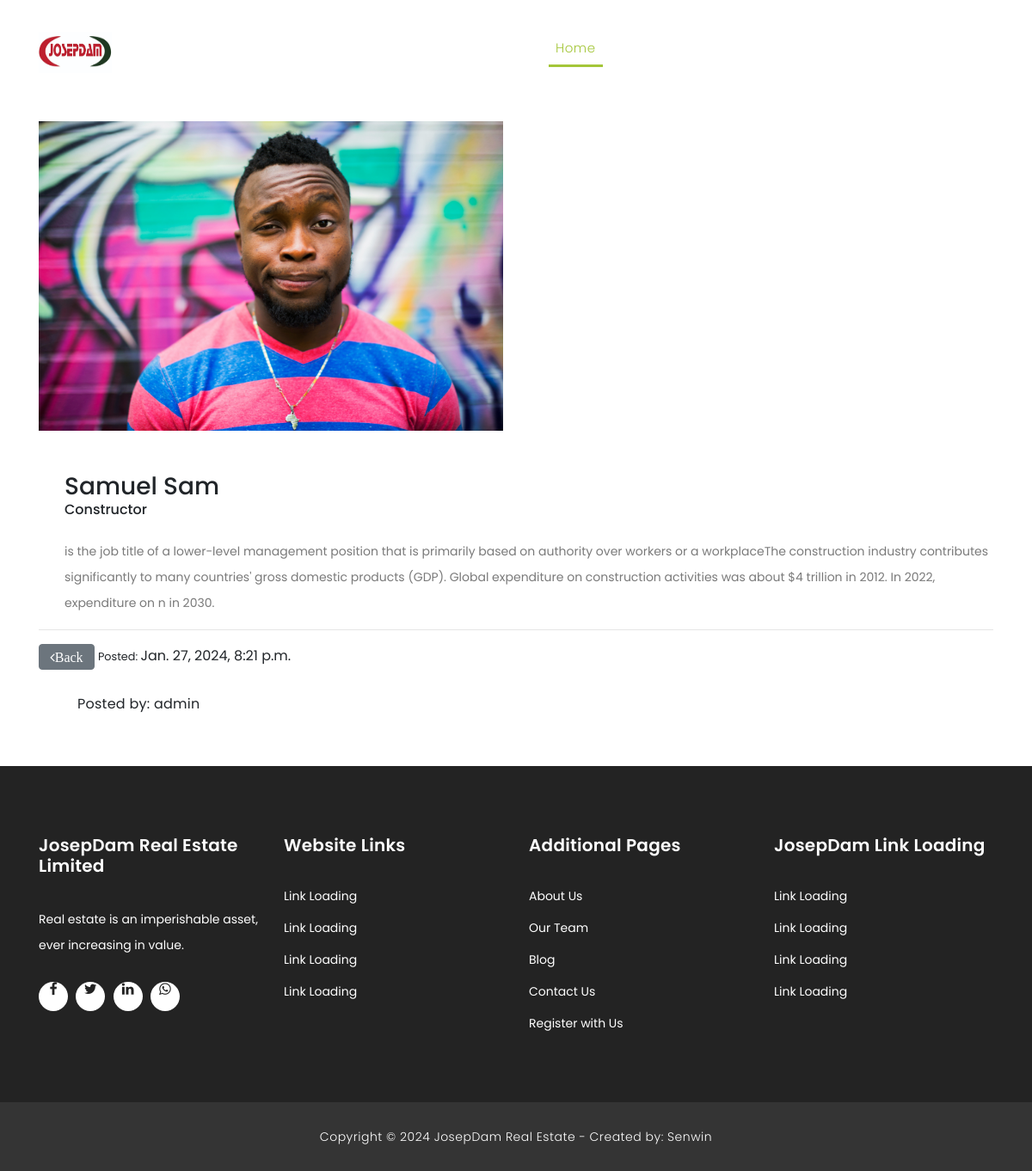
Page /article_team/2/ on the committed database.
### josepdam/models.py (models this page shows, shortened)
class TeamsPost (models.Model):
    worker_name = models.CharField (max_length = 200, blank=True, null=True)
    worker_position = models.CharField (max_length = 200, blank=True, null=True)
    worker_description = models.TextField()
    worker_img = models.ImageField(upload_to='images')
    slug = models.SlugField (max_length=25)
    publish_date = models.DateTimeField (auto_now_add= True)
    author = models.ForeignKey(User, on_delete=models.CASCADE)
    class Meta:
        ordering =['-publish_date']

### josepdam/views.py (the view, shortened to what this page needs)
# urls.py: path('article_team/<int:pk>/', ArticleTeamDetailView.as_view(), name="detail-team"),
class ArticleTeamDetailView(DetailView):
    model = TeamsPost
    template_name = 'josep/article_team_detail.html'

### templates/josep/article_team_detail.html (shortened to what this page needs)
{% extends "base.html" %}
{% load static %}
{% block content%}
    <div class="page-headingdddddd header-text">
        <div class="container">
          <div class="row">
            <div class="col-md-12">
              <h1> <small><del></small> <sup>$</sup>{{ object.price }}</h1>
            </div>
          </div>
        </div>
      </div>
    <div class="services">
      <div class="container">
        <div class="row">
          <div class="col-md-6">
            <div>
              {% if object.worker_img %}
              <img src="{{ object.worker_img.url }}" alt="" class="img-fluid wc-image">
              {% endif %}
            </div> <br>
          </div>
        </div> <br>
        <div class="tabs-content" style="display: block;">
          <h3>{{ object.worker_name }}</h3>
          <h6>{{ object.worker_position }}</h6><br>
          <p>{{ object.worker_description|truncatechars:9000 }}</p>
        </div> <hr>
        <span>
           <a href="{% url 'team' %}" class="btn btn-secondary"><i class="fa fa-angle-left">Back</i></a>
            <small>Posted: </small> {{ object.publish_date }}
        </span>
          <div class="col-lg-3">
            <div class="tabs-content">
              <h4><small>Posted by: {{object.author}}</small></h4>
            </div>
          </div>
        </div>
        <br>
        <br>
      </div>
{% endblock %}

### templates/base.html (shortened to what this page needs)
{% load static %}
<html lang="en">
  <head>
    <link href="{% static 'vendor/bootstrap/css/bootstrap.min.css' %}" rel="stylesheet">
    <link rel="stylesheet" href="{% static 'assets/css/fontawesome.css' %}">
    <link rel="stylesheet" href="{% static 'assets/css/style.css' %}">
    <link rel="stylesheet" href="{% static 'assets/css/owl.css' %}">
  </head>
  <body>
    <header class="">
      <nav class="navbar navbar-expand-lg">
        <div class="container">
          <a class="navbar-brand" href="{% url 'home'%}"><img src="{% static 'assets/images/logo1.jpg' %}" width="85" height="48"/></a>
          <div class="collapse navbar-collapse" id="navbarResponsive">
            <ul class="navbar-nav ml-auto">
              <li class="nav-item active">
                <a class="nav-link" href="{% url 'home'%}">Home
                </a>
              </li>
              <li class="nav-item dropdown">
                <a class="dropdown-toggle nav-link" data-toggle="dropdown" href="#" role="button" aria-haspopup="true" aria-expanded="false">About</a>
              </li>
              <li class="nav-item">
                <a class="nav-link" href="{% url 'contact' %}">Contact Us</a>
              </li>
              <li class="nav-item">
                <a class="nav-link" href="{% url 'blog' %}">Blog</a>
              </li>
              <li class="nav-item dropdown">
                <a class="dropdown-toggle nav-link" data-toggle="dropdown" href="#" role="button" aria-haspopup="true" aria-expanded="false">Register</a>
              </li>
            </ul>
          </div>
        </div>
      </nav>
    </header>
    {% block content %}
    {% endblock %}
    <footer>
        <div class="container">
          <div class="row">
            <div class="col-md-3 footer-item">
              <a href=" "><h4>JosepDam Real Estate Limited</h4></a>
              <p>Real estate is an imperishable asset, ever increasing in value.</p>
              <ul class="social-icons">
                <li><a rel="nofollow" href="#" target="_blank"><i class="fa fa-facebook"></i></a></li>
                <li><a href="#"><i class="fa fa-twitter"></i></a></li>
                <li><a href="#"><i class="fa fa-linkedin"></i></a></li>
                <li><a href="#"><i class="fa fa-whatsapp"></i></a></li>
              </ul>
            </div>
            <div class="col-md-3 footer-item">
              <a href=" "><h4>Website Links</h4><a/>
              <ul class="menu-list">
                <li><a href="#">Link Loading</a></li>
                <li><a href="#">Link Loading</a></li>
                <li><a href="#">Link Loading</a></li>
                <li><a href="#">Link Loading</a></li>
              </ul>
            </div>
            <div class="col-md-3 footer-item">
              <a href="{% url 'signup' %}"><h4>Additional Pages</h4></a>
              <ul class="menu-list">
                <li><a href="{% url 'about' %}">About Us</a></li>
                <li><a href="{% url 'team' %}">Our Team</a></li>
                <li><a href="blog.html">Blog</a></li>
                <li><a href="{% url 'contact' %}">Contact Us</a></li>
                <li><a href="{% url 'signup' %}">Register with Us</a></li>
              </ul>
            </div>
            <div class="col-md-3 footer-item last-item">
                <a href=" "><h4>JosepDam Link Loading</h4><a/>
                <ul class="menu-list">
                  <li><a href="#">Link Loading</a></li>
                  <li><a href="#">Link Loading</a></li>
                  <li><a href="#">Link Loading</a></li>
                  <li><a href="#">Link Loading</a></li>
                </ul>
            </div>
          </div>
        </div>
      </footer>
      <div class="sub-footer">
        <div class="container">
          <div class="row">
            <div class="col-md-12">
              <p>
                  Copyright © 2024 JosepDam Real Estate
                  - Created by: <a href="https://udsen.pythonanywhere.com/">Senwin</a>
              </p>
            </div>
          </div>
        </div>
      </div>
    </body>
  </html>

### static/assets/css/style.css (style rules this page uses)
body { font-family: 'Poppins', sans-serif; overflow-x: hidden; text-rendering: optimizeLegibility; -webkit-font-smoothing: antialiased; -moz-osx-font-smoothing: grayscale; }
p { margin-bottom: 0px; font-size: 14px; color: #666666; line-height: 30px; }
a { text-decoration: none!important; }
ul { padding: 0; margin: 0; list-style: none; }
h1,h2,h3,h4,h5,h6 { margin: 0px; }
header { position: absolute; z-index: 99999; width: 100%; background-color: transparent!important; height: 80px; -webkit-transition: all 0.3s ease-in-out 0s; -moz-transition: all 0.3s ease-in-out 0s; -o-transition: all 0.3s ease-in-out 0s; transition: all 0.3s ease-in-out 0s; }
header .navbar { padding: 20px 0px; }
.navbar .navbar-brand { float: left; margin-top: 12px; outline: none; }
#navbarResponsive { z-index: 999; }
.navbar-collapse { text-align: center; }
.navbar .navbar-nav .nav-item { margin: 0px 15px; }
.navbar .navbar-nav a.nav-link { text-transform: capitalize; font-size: 15px; font-weight: 300; letter-spacing: 0.5px; color: #fff; transition: all 0.5s; margin-top: 5px; }
.navbar .navbar-nav .nav-link:hover, .navbar .navbar-nav .active>.nav-link, .navbar .navbar-nav .nav-link.active, .navbar .navbar-nav .nav-link.show, .navbar .navbar-nav .show>.nav-link { color: #a4c639; border-bottom: 3px solid #a4c639; }
*, *:before, *:after { -webkit-box-sizing: border-box; box-sizing: border-box; -webkit-font-smoothing: antialiased; -moz-osx-font-smoothing: grayscale; }
.services { margin-top: 140px; }
footer { background-color: #232323; padding: 80px 0px; color: #fff; }
footer h4 { color: #fff; font-size: 20px; font-weight: 600; letter-spacing: 0.25px; margin-bottom: 35px; }
footer p { color: #fff; }
footer ul.social-icons { margin-top: 25px; }
footer ul.social-icons li { display: inline-block; margin-right: 5px; }
footer ul.social-icons li:last-child { margin-right: 0px; }
footer ul.social-icons li a { width: 34px; height: 34px; display: inline-block; line-height: 34px; text-align: center; background-color: #fff; color: #232323; border-radius: 50%; transition: all 0.3s; }
footer ul.menu-list li { margin-bottom: 13px; }
footer ul.menu-list li:last-child { margin-bottom: 0px; }
footer ul.menu-list li a { font-size: 14px; color: #fff; transition: all 0.3s; }
.sub-footer { background-color: #343434; text-align: center; padding: 25px 0px; }
.sub-footer p { color: #fff; font-weight: 300; letter-spacing: 0.5px; }
.sub-footer a { color: #fff; }
.tabs-content { margin-left: 30px; text-align: left; display: inline-block; transition: all 0.3s; }
.tabs-content h4 { font-size: 20px; font-weight: 700; letter-spacing: 0.25px; margin-bottom: 15px; margin-top: 30px; }
.tabs-content p { font-size: 14px; color: #7a7a7a; margin-bottom: 0px; }

### rows in the picture
TeamsPost: worker_img (picture), worker_name "Samuel Sam", worker_position "Constructor", worker_description "is the job title of a lower-level management position that is primarily based on authority over workers or a workplaceThe construction industry contributes significantly to many countries' gross domestic products (GDP). Global expenditure on construction activities was about $4 trillion in 2012. In 2022, expenditure on n in 2030.", publish_date "Jan. 27, 2024, 8:21 p.m.", author "admin"
